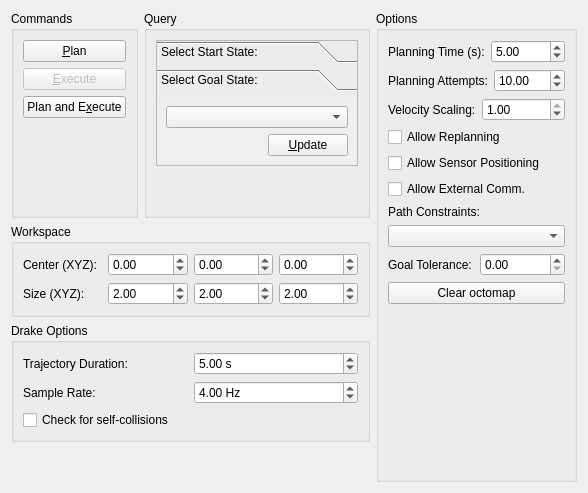
     <widget class="QWidget" name="planning">
      <attribute name="title">
       <string>Planning</string>
      </attribute>
      <layout class="QHBoxLayout" name="horizontalLayout_9">
       <item>
        <layout class="QVBoxLayout" name="verticalLayout_11">
         <item>
          <layout class="QHBoxLayout" name="horizontalLayout_7">
           <item>
            <widget class="QGroupBox" name="groupBox_9">
             <property name="title">
              <string>Commands</string>
             </property>
             <layout class="QVBoxLayout" name="verticalLayout_9">
              <item>
               <widget class="QPushButton" name="plan_button">
                <property name="text">
                 <string>&amp;Plan</string>
                </property>
               </widget>
              </item>
              <item>
               <widget class="QPushButton" name="execute_button">
                <property name="enabled">
                 <bool>false</bool>
                </property>
                <property name="text">
                 <string>&amp;Execute</string>
                </property>
               </widget>
              </item>
              <item>
               <widget class="QPushButton" name="plan_and_execute_button">
                <property name="text">
                 <string>Plan and E&amp;xecute</string>
                </property>
               </widget>
              </item>
              <item>
               <widget class="QLabel" name="result_label">
                <property name="layoutDirection">
                 <enum>Qt::LeftToRight</enum>
                </property>
                <property name="text">
                 <string/>
                </property>
                <property name="alignment">
                 <set>Qt::AlignCenter</set>
                </property>
                <property name="wordWrap">
                 <bool>false</bool>
                </property>
               </widget>
              </item>
              <item>
               <spacer name="verticalSpacer">
                <property name="orientation">
                 <enum>Qt::Vertical</enum>
                </property>
                <property name="sizeHint" stdset="0">
                 <size>
                  <width>20</width>
                  <height>40</height>
                 </size>
                </property>
               </spacer>
              </item>
             </layout>
            </widget>
           </item>
           <item>
            <widget class="QGroupBox" name="groupBox_11">
             <property name="title">
              <string>Query</string>
             </property>
             <layout class="QGridLayout" name="gridLayout_6">
              <item row="2" column="0">
               <spacer name="verticalSpacer_6">
                <property name="orientation">
                 <enum>Qt::Vertical</enum>
                </property>
                <property name="sizeHint" stdset="0">
                 <size>
                  <width>20</width>
                  <height>40</height>
                 </size>
                </property>
               </spacer>
              </item>
              <item row="1" column="0">
               <widget class="QToolBox" name="query_stackedwidget">
                <property name="sizePolicy">
                 <sizepolicy hsizetype="Minimum" vsizetype="Minimum">
                  <horstretch>0</horstretch>
                  <verstretch>0</verstretch>
                 </sizepolicy>
                </property>
                <property name="frameShape">
                 <enum>QFrame::StyledPanel</enum>
                </property>
                <property name="frameShadow">
                 <enum>QFrame::Raised</enum>
                </property>
                <property name="currentIndex">
                 <number>1</number>
                </property>
                <widget class="QWidget" name="query_stackedwidgetPage2">
                 <property name="geometry">
                  <rect>
                   <x>0</x>
                   <y>0</y>
                   <width>104</width>
                   <height>78</height>
                  </rect>
                 </property>
                 <attribute name="label">
                  <string>Select Start State:</string>
                 </attribute>
                 <layout class="QGridLayout" name="gridLayout_7">
                  <item row="0" column="0" colspan="2">
                   <widget class="QComboBox" name="start_state_selection"/>
                  </item>
                  <item row="2" column="1">
                   <widget class="QPushButton" name="use_start_state_button">
                    <property name="sizePolicy">
                     <sizepolicy hsizetype="Minimum" vsizetype="Minimum">
                      <horstretch>0</horstretch>
                      <verstretch>0</verstretch>
                     </sizepolicy>
                    </property>
                    <property name="text">
                     <string>&amp;Update</string>
                    </property>
                    <property name="autoDefault">
                     <bool>false</bool>
                    </property>
                    <property name="default">
                     <bool>false</bool>
                    </property>
                   </widget>
                  </item>
                  <item row="2" column="0">
                   <spacer name="horizontalSpacer_3">
                    <property name="orientation">
                     <enum>Qt::Horizontal</enum>
                    </property>
                    <property name="sizeHint" stdset="0">
                     <size>
                      <width>40</width>
                      <height>20</height>
                     </size>
                    </property>
                   </spacer>
                  </item>
                 </layout>
                </widget>
                <widget class="QWidget" name="query_stackedwidgetPage1">
                 <property name="geometry">
                  <rect>
                   <x>0</x>
                   <y>0</y>
                   <width>200</width>
                   <height>78</height>
                  </rect>
                 </property>
                 <attribute name="label">
                  <string>Select Goal State:</string>
                 </attribute>
                 <layout class="QGridLayout" name="gridLayout_9">
                  <item row="0" column="0" colspan="2">
                   <widget class="QComboBox" name="goal_state_selection"/>
                  </item>
                  <item row="1" column="0">
                   <spacer name="horizontalSpacer_4">
                    <property name="orientation">
                     <enum>Qt::Horizontal</enum>
                    </property>
                    <property name="sizeHint" stdset="0">
                     <size>
                      <width>96</width>
                      <height>20</height>
                     </size>
                    </property>
                   </spacer>
                  </item>
                  <item row="1" column="1">
                   <widget class="QPushButton" name="use_goal_state_button">
                    <property name="sizePolicy">
                     <sizepolicy hsizetype="Minimum" vsizetype="Minimum">
                      <horstretch>0</horstretch>
                      <verstretch>0</verstretch>
                     </sizepolicy>
                    </property>
                    <property name="text">
                     <string>&amp;Update</string>
                    </property>
                    <property name="autoDefault">
                     <bool>false</bool>
                    </property>
                    <property name="default">
                     <bool>false</bool>
                    </property>
                   </widget>
                  </item>
                 </layout>
                </widget>
               </widget>
              </item>
             </layout>
            </widget>
           </item>
          </layout>
         </item>
         <item>
          <widget class="QGroupBox" name="groupBox_12">
           <property name="title">
            <string>Workspace</string>
           </property>
           <layout class="QGridLayout" name="gridLayout">
            <item row="1" column="1">
             <widget class="QDoubleSpinBox" name="wcenter_x">
              <property name="sizePolicy">
               <sizepolicy hsizetype="Ignored" vsizetype="Fixed">
                <horstretch>0</horstretch>
                <verstretch>0</verstretch>
               </sizepolicy>
              </property>
              <property name="minimum">
               <double>-10000.000000000000000</double>
              </property>
              <property name="maximum">
               <double>10000.000000000000000</double>
              </property>
             </widget>
            </item>
            <item row="2" column="2">
             <widget class="QDoubleSpinBox" name="wsize_y">
              <property name="sizePolicy">
               <sizepolicy hsizetype="Ignored" vsizetype="Fixed">
                <horstretch>0</horstretch>
                <verstretch>0</verstretch>
               </sizepolicy>
              </property>
              <property name="minimum">
               <double>-10000.000000000000000</double>
              </property>
              <property name="maximum">
               <double>10000.000000000000000</double>
              </property>
              <property name="value">
               <double>2.000000000000000</double>
              </property>
             </widget>
            </item>
            <item row="1" column="2">
             <widget class="QDoubleSpinBox" name="wcenter_y">
              <property name="sizePolicy">
               <sizepolicy hsizetype="Ignored" vsizetype="Fixed">
                <horstretch>0</horstretch>
                <verstretch>0</verstretch>
               </sizepolicy>
              </property>
              <property name="minimum">
               <double>-10000.000000000000000</double>
              </property>
              <property name="maximum">
               <double>10000.000000000000000</double>
              </property>
             </widget>
            </item>
            <item row="1" column="3">
             <widget class="QDoubleSpinBox" name="wcenter_z">
              <property name="sizePolicy">
               <sizepolicy hsizetype="Ignored" vsizetype="Fixed">
                <horstretch>0</horstretch>
                <verstretch>0</verstretch>
               </sizepolicy>
              </property>
              <property name="minimum">
               <double>-10000.000000000000000</double>
              </property>
              <property name="maximum">
               <double>10000.000000000000000</double>
              </property>
             </widget>
            </item>
            <item row="2" column="3">
             <widget class="QDoubleSpinBox" name="wsize_z">
              <property name="sizePolicy">
               <sizepolicy hsizetype="Ignored" vsizetype="Fixed">
                <horstretch>0</horstretch>
                <verstretch>0</verstretch>
               </sizepolicy>
              </property>
              <property name="minimum">
               <double>-10000.000000000000000</double>
              </property>
              <property name="maximum">
               <double>10000.000000000000000</double>
              </property>
              <property name="value">
               <double>2.000000000000000</double>
              </property>
             </widget>
            </item>
            <item row="2" column="1">
             <widget class="QDoubleSpinBox" name="wsize_x">
              <property name="sizePolicy">
               <sizepolicy hsizetype="Ignored" vsizetype="Fixed">
                <horstretch>0</horstretch>
                <verstretch>0</verstretch>
               </sizepolicy>
              </property>
              <property name="wrapping">
               <bool>false</bool>
              </property>
              <property name="minimum">
               <double>-10000.000000000000000</double>
              </property>
              <property name="maximum">
               <double>10000.000000000000000</double>
              </property>
              <property name="value">
               <double>2.000000000000000</double>
              </property>
             </widget>
            </item>
            <item row="1" column="0">
             <widget class="QLabel" name="label_7">
              <property name="text">
               <string>Center (XYZ):</string>
              </property>
             </widget>
            </item>
            <item row="2" column="0">
             <widget class="QLabel" name="label_8">
              <property name="text">
               <string>Size (XYZ):</string>
              </property>
             </widget>
            </item>
           </layout>
          </widget>
         </item>
         <item>
          <widget class="QGroupBox" name="drake_options_groupbox">
           <property name="minimumSize">
            <size>
             <width>0</width>
             <height>0</height>
            </size>
           </property>
           <property name="title">
            <string>Drake Options</string>
           </property>
           <layout class="QGridLayout" name="gridLayout_21">
            <item row="0" column="1">
             <widget class="QDoubleSpinBox" name="drake_trajectory_duration_spinbox">
              <property name="suffix">
               <string> s</string>
              </property>
              <property name="value">
               <double>5.000000000000000</double>
              </property>
             </widget>
            </item>
            <item row="1" column="1">
             <widget class="QDoubleSpinBox" name="drake_sample_rate_spinbox">
              <property name="suffix">
               <string> Hz</string>
              </property>
              <property name="value">
               <double>4.000000000000000</double>
              </property>
             </widget>
            </item>
            <item row="0" column="0">
             <widget class="QLabel" name="drake_trajectory_duration_label">
              <property name="text">
               <string>Trajectory Duration:</string>
              </property>
             </widget>
            </item>
            <item row="1" column="0">
             <widget class="QLabel" name="drake_sample_rate_label">
              <property name="text">
               <string>Sample Rate:</string>
              </property>
             </widget>
            </item>
            <item row="2" column="0" colspan="2">
             <widget class="QCheckBox" name="drake_check_self_collisions_checkbox">
              <property name="text">
               <string>Check for self-collisions</string>
              </property>
             </widget>
            </item>
           </layout>
          </widget>
         </item>
         <item>
          <spacer name="verticalSpacer_3">
           <property name="orientation">
            <enum>Qt::Vertical</enum>
           </property>
           <property name="sizeHint" stdset="0">
            <size>
             <width>20</width>
             <height>40</height>
            </size>
           </property>
          </spacer>
         </item>
        </layout>
       </item>
       <item>
        <widget class="QGroupBox" name="groupBox_10">
         <property name="title">
          <string>Options</string>
         </property>
         <layout class="QVBoxLayout" name="verticalLayout_10">
          <item>
           <layout class="QHBoxLayout" name="horizontalLayout_3">
            <item>
             <widget class="QLabel" name="label_9">
              <property name="text">
               <string>Planning Time (s):</string>
              </property>
             </widget>
            </item>
            <item>
             <widget class="QDoubleSpinBox" name="planning_time">
              <property name="sizePolicy">
               <sizepolicy hsizetype="Minimum" vsizetype="Fixed">
                <horstretch>0</horstretch>
                <verstretch>0</verstretch>
               </sizepolicy>
              </property>
              <property name="maximum">
               <double>300.000000000000000</double>
              </property>
              <property name="value">
               <double>5.000000000000000</double>
              </property>
             </widget>
            </item>
           </layout>
          </item>
          <item>
           <layout class="QHBoxLayout" name="horizontalLayout_15">
            <item>
             <widget class="QLabel" name="label_10">
              <property name="text">
               <string>Planning Attempts:</string>
              </property>
             </widget>
            </item>
            <item>
             <widget class="QDoubleSpinBox" name="planning_attempts">
              <property name="sizePolicy">
               <sizepolicy hsizetype="Minimum" vsizetype="Fixed">
                <horstretch>0</horstretch>
                <verstretch>0</verstretch>
               </sizepolicy>
              </property>
              <property name="maximum">
               <double>1000.000000000000000</double>
              </property>
              <property name="value">
               <double>10.000000000000000</double>
              </property>
             </widget>
            </item>
           </layout>
          </item>
          <item>
           <layout class="QHBoxLayout" name="horizontalLayout_10">
            <item>
             <widget class="QLabel" name="label_11">
              <property name="text">
               <string>Velocity Scaling:</string>	               
              </property>
             </widget>
            </item>
            <item>
             <widget class="QDoubleSpinBox" name="exec_time_factor">
              <property name="maximum">
               <double>1.000000000000000</double>
              </property>
              <property name="singleStep">
               <double>0.010000000000000</double>
              </property>
              <property name="value">
               <double>1.000000000000000</double>
              </property>
             </widget>
            </item>
           </layout>
          </item>
          <item>
           <widget class="QCheckBox" name="allow_replanning">
            <property name="text">
             <string>Allow Replanning</string>
            </property>
            <property name="checked">
             <bool>false</bool>
            </property>
           </widget>
          </item>
          <item>
           <widget class="QCheckBox" name="allow_looking">
            <property name="text">
             <string>Allow Sensor Positioning</string>
            </property>
            <property name="checked">
             <bool>false</bool>
            </property>
           </widget>
          </item>
          <item>
           <widget class="QCheckBox" name="allow_external_program">
            <property name="text">
             <string>Allow External Comm.</string>
            </property>
            <property name="checked">
             <bool>false</bool>
            </property>
           </widget>
          </item>
          <item>
           <widget class="QLabel" name="label_5">
            <property name="text">
             <string>Path Constraints:</string>
            </property>
           </widget>
          </item>
          <item>
           <widget class="QComboBox" name="path_constraints_combo_box"/>
          </item>
          <item>
           <layout class="QHBoxLayout" name="horizontalLayout_11">
            <item>
             <widget class="QLabel" name="label_6">
              <property name="text">
               <string>Goal Tolerance:</string>
              </property>
             </widget>
            </item>
            <item>
             <widget class="QDoubleSpinBox" name="goal_tolerance"/>
            </item>
           </layout>
          </item>
          <item>
           <widget class="QPushButton" name="clear_octomap_button">
            <property name="text">
             <string>Clear octomap</string>
            </property>
           </widget>
          </item>
          <item>
           <spacer name="verticalSpacer_2">
            <property name="orientation">
             <enum>Qt::Vertical</enum>
            </property>
            <property name="sizeHint" stdset="0">
             <size>
              <width>20</width>
              <height>40</height>
             </size>
            </property>
           </spacer>
          </item>
         </layout>
        </widget>
       </item>
      </layout>
     </widget>
